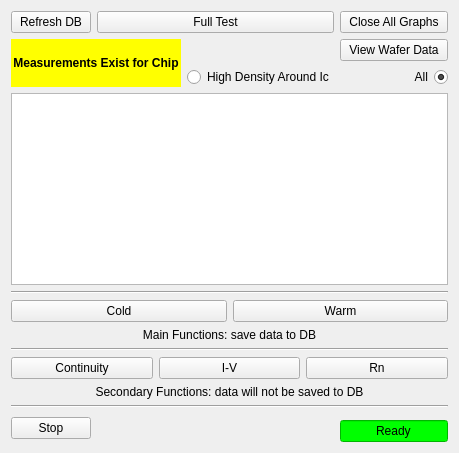
        <widget class="QWidget" name="pcm3afunctions">
         <attribute name="title">
          <string>PCM3A Functions</string>
         </attribute>
         <layout class="QGridLayout" name="gridLayout_2">
          <item row="0" column="0">
           <layout class="QGridLayout" name="gridLayout">
            <property name="sizeConstraint">
             <enum>QLayout::SetDefaultConstraint</enum>
            </property>
            <item row="0" column="0">
             <widget class="QPushButton" name="refreshButton">
              <property name="text">
               <string>Refresh DB</string>
              </property>
             </widget>
            </item>
            <item row="4" column="0" colspan="4">
             <widget class="QTableWidget" name="deviceWidget"/>
            </item>
            <item row="5" column="0" colspan="4">
             <widget class="Line" name="line_2">
              <property name="orientation">
               <enum>Qt::Horizontal</enum>
              </property>
             </widget>
            </item>
            <item row="8" column="0" colspan="4">
             <widget class="Line" name="line">
              <property name="orientation">
               <enum>Qt::Horizontal</enum>
              </property>
             </widget>
            </item>
            <item row="11" column="0" colspan="4">
             <widget class="Line" name="line_3">
              <property name="orientation">
               <enum>Qt::Horizontal</enum>
              </property>
             </widget>
            </item>
            <item row="12" column="0" rowspan="2">
             <widget class="QPushButton" name="stopButton">
              <property name="text">
               <string>Stop</string>
              </property>
             </widget>
            </item>
            <item row="13" column="1" colspan="2">
             <spacer name="horizontalSpacer_2">
              <property name="orientation">
               <enum>Qt::Horizontal</enum>
              </property>
              <property name="sizeType">
               <enum>QSizePolicy::Expanding</enum>
              </property>
              <property name="sizeHint" stdset="0">
               <size>
                <width>237</width>
                <height>20</height>
               </size>
              </property>
             </spacer>
            </item>
            <item row="2" column="3">
             <widget class="QPushButton" name="dataButton">
              <property name="text">
               <string>View Wafer Data</string>
              </property>
             </widget>
            </item>
            <item row="9" column="0" colspan="4">
             <layout class="QHBoxLayout" name="horizontalLayout_2">
              <item>
               <widget class="QPushButton" name="continuityMeasure">
                <property name="text">
                 <string>Continuity</string>
                </property>
               </widget>
              </item>
              <item>
               <widget class="QPushButton" name="ivMeasure">
                <property name="text">
                 <string>I-V</string>
                </property>
               </widget>
              </item>
              <item>
               <widget class="QPushButton" name="rnMeasure">
                <property name="text">
                 <string>Rn</string>
                </property>
               </widget>
              </item>
             </layout>
            </item>
            <item row="10" column="0" colspan="4">
             <widget class="QLabel" name="label_2">
              <property name="text">
               <string>Secondary Functions: data will not be saved to DB</string>
              </property>
              <property name="alignment">
               <set>Qt::AlignCenter</set>
              </property>
             </widget>
            </item>
            <item row="6" column="0" colspan="4">
             <layout class="QHBoxLayout" name="horizontalLayout">
              <item>
               <widget class="QPushButton" name="coldMeasure">
                <property name="text">
                 <string>Cold</string>
                </property>
               </widget>
              </item>
              <item>
               <widget class="QPushButton" name="warmMeasure">
                <property name="text">
                 <string>Warm</string>
                </property>
               </widget>
              </item>
             </layout>
            </item>
            <item row="7" column="0" colspan="4">
             <widget class="QLabel" name="label">
              <property name="text">
               <string>Main Functions: save data to DB</string>
              </property>
              <property name="alignment">
               <set>Qt::AlignCenter</set>
              </property>
             </widget>
            </item>
            <item row="13" column="3">
             <widget class="QLineEdit" name="status">
              <property name="sizePolicy">
               <sizepolicy hsizetype="Fixed" vsizetype="Fixed">
                <horstretch>0</horstretch>
                <verstretch>0</verstretch>
               </sizepolicy>
              </property>
              <property name="styleSheet">
               <string notr="true">background: rgb(0, 255, 0)</string>
              </property>
              <property name="text">
               <string>Ready</string>
              </property>
              <property name="alignment">
               <set>Qt::AlignCenter</set>
              </property>
              <property name="readOnly">
               <bool>true</bool>
              </property>
             </widget>
            </item>
            <item row="0" column="3">
             <widget class="QPushButton" name="closeButton">
              <property name="text">
               <string>Close All Graphs</string>
              </property>
             </widget>
            </item>
            <item row="0" column="1" colspan="2">
             <widget class="QPushButton" name="bothMeasure">
              <property name="text">
               <string>Full Test</string>
              </property>
             </widget>
            </item>
            <item row="3" column="3">
             <widget class="QRadioButton" name="selectAll">
              <property name="layoutDirection">
               <enum>Qt::RightToLeft</enum>
              </property>
              <property name="text">
               <string>All</string>
              </property>
              <property name="checked">
               <bool>true</bool>
              </property>
              <property name="autoExclusive">
               <bool>false</bool>
              </property>
             </widget>
            </item>
            <item row="3" column="2">
             <widget class="QRadioButton" name="highDensity">
              <property name="text">
               <string>High Density Around Ic</string>
              </property>
              <property name="autoExclusive">
               <bool>false</bool>
              </property>
             </widget>
            </item>
            <item row="2" column="0" rowspan="2" colspan="2">
             <widget class="QLabel" name="exist_warning">
              <property name="enabled">
               <bool>true</bool>
              </property>
              <property name="font">
               <font>
                <weight>75</weight>
                <bold>true</bold>
               </font>
              </property>
              <property name="styleSheet">
               <string notr="true">color: rgb(0, 0, 0); background: rgb(255, 255, 0); font-style: bold</string>
              </property>
              <property name="text">
               <string>Measurements Exist for Chip</string>
              </property>
              <property name="alignment">
               <set>Qt::AlignCenter</set>
              </property>
             </widget>
            </item>
           </layout>
          </item>
         </layout>
        </widget>
